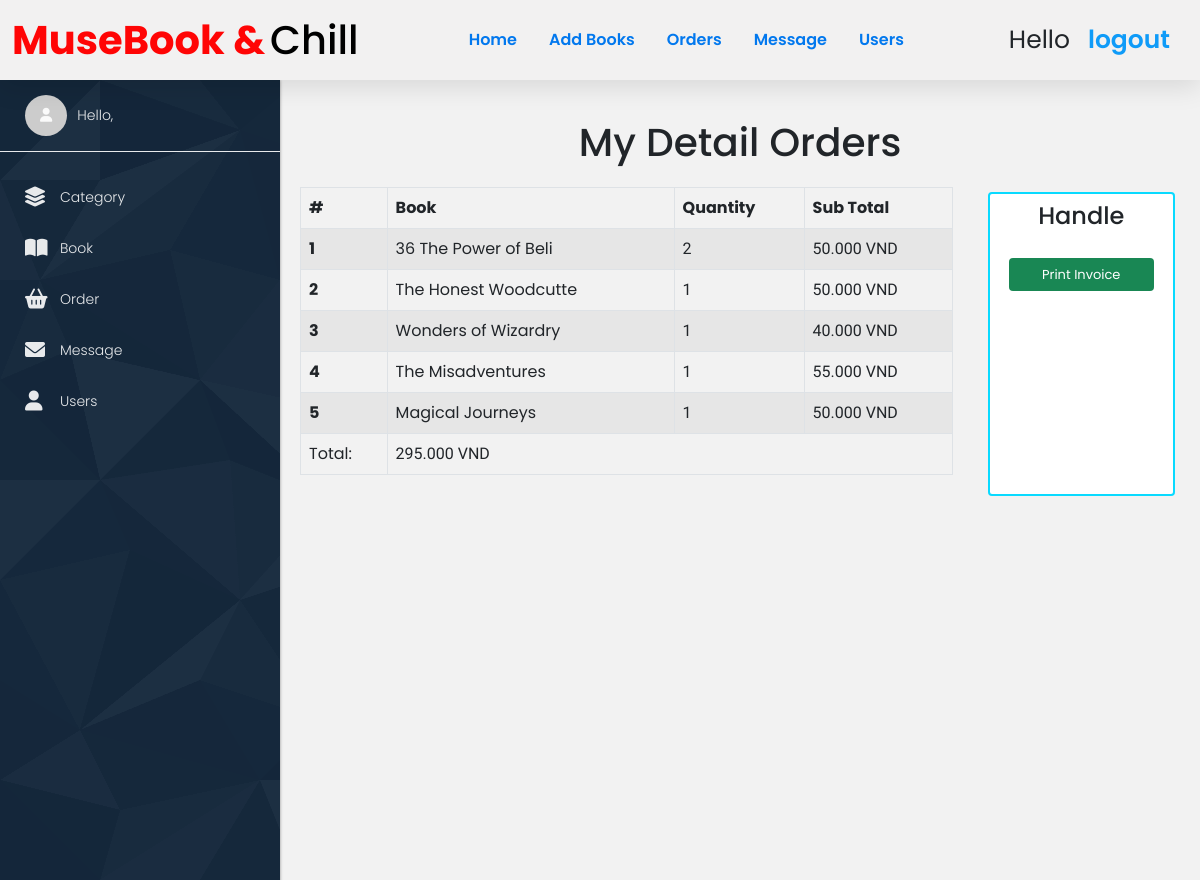
Screenshot of /detail_order.php?id=40 with the database file from the repository.
### tables this page shows
CREATE TABLE `orders` (
  `id` int(11) NOT NULL,
  `id_order` int(11) NOT NULL,
  `user_id` int(100) NOT NULL,
  `book` varchar(50) NOT NULL,
  `quantity` int(11) NOT NULL,
  `subtotal` int(10) NOT NULL,
  `total` int(11) NOT NULL
);

### detail_order.php (the view, shortened to what this page needs)
<?php
include 'config.php';
$id = isset($_GET['id']) && $_GET['id'] ? intval($_GET['id']) : 0;
?>
<!DOCTYPE html>
<html lang="en">
<head>
    <link rel="stylesheet" href="css/custom.css">
    <link rel="stylesheet" href="https://cdnjs.cloudflare.com/ajax/libs/font-awesome/6.0.0/css/all.min.css">
    <link href="https://cdn.jsdelivr.net/npm/bootstrap@5.0.2/dist/css/bootstrap.min.css" rel="stylesheet">
    <link rel="stylesheet" href="./css/admin.css">
    <link rel="stylesheet" href="https://cdnjs.cloudflare.com/ajax/libs/toastr.js/latest/toastr.min.css">
</head>
<body>
    <?php include 'admin_header.php'; ?>
    <div class="wrapper">
        <?php include './admin_sidebar.php' ?>
        <?php
        $select_orders_detail = mysqli_query($conn, "SELECT * FROM `orders` WHERE id_order = " . $id) or die('query failed');
        ?>
        <div class="container-admin">
            <?php
                if (mysqli_num_rows($select_orders_detail) > 0) {
            ?>
            <h1 class="title" style="text-align:center;margin:20px 0;font-size:39px;">My Detail Orders</h1>
            <div class="row">
                <div class="col-9">
                    <table class="table table-striped table-bordered form-pdf">
                        <thead>
                            <tr>
                                <th scope="col">#</th>
                                <th scope="col">Book</th>
                                <th scope="col">Quantity</th>
                                <th scope="col">Sub Total</th>
                            </tr>
                        </thead>
                        <tbody>
                            <?php
                                $i=0;
                                $total = 0;
                                while($oneOrder = mysqli_fetch_assoc($select_orders_detail)){
                                    $i++;
                                    $total += $oneOrder['total'];
                            ?>
                            <tr>
                                <th scope="row"><?=$i;?></th>
                                <td><?=$oneOrder['book']?></td>
                                <td class="price-font"><?=$oneOrder['quantity']?></td>
                                <td class="price-font"><?=number_format($oneOrder['subtotal'],0,',','.')?> VND</td>
                            </tr>
                            <?php
                                }
                            ?>
                            <tr>
                                <td>Total:</td>
                                <td class="price-font" colspan="3"><?=number_format($total,0,',','.');?> VND</td>
                            </tr>
                        </tbody>
                    </table>
                </div>
                <div class="col-3">
                    <div class="card rounded" style="height: 100% !important;">
                        <h4 class="text-center mt-2">Handle</h4>
                        <div class="mx-3 mt-3">
                            <a class="btn d-block btn-success print-invoice">Print Invoice</a>
                        </div>
                    </div>
                </div>
            </div>
            <?php } ?>
        </div>
    </div>
</body>
</html>

### css/custom.css (style rules this page uses)
.row { display: flex; flex-wrap: wrap; margin: 0 -15px; }
.col-3 { flex: 0 0 25%; max-width: 25%; padding: 0 15px; box-sizing: border-box; }
.col-9 { flex: 0 0 75%; max-width: 75%; padding: 0 15px; box-sizing: border-box; }
.btn { display: inline-block; font-weight: 400; text-align: center; white-space: nowrap; vertical-align: middle; user-select: none; border: 1px solid transparent; padding: 0.375rem 0.75rem; font-size: 13px; margin: 3px; line-height: 1.5; border-radius: 0.25rem; transition: color .15s ease-in-out, background-color .15s ease-in-out, border-color .15s ease-in-out, box-shadow .15s ease-in-out; }
.price-font { font-family: "Lalezar", system-ui; font-weight: 400; font-style: normal; }

### css/admin.css (style rules this page uses)
* { text-decoration: none; margin: 0; padding: 0; font-family: "Poppins", sans-serif; box-sizing: border-box; outline: none; border: none; }
.card { position: relative; display: flex; flex-direction: column; min-width: 0; word-wrap: break-word; background-color: #fff; background-clip: border-box; border-radius: 0.25rem; margin: 5px; border-radius: 0.5rem; border: 2px solid rgb(9, 218, 255); height: 362px; }
.btn:not(:disabled):not(.disabled) { cursor: pointer; }
.btn { display: inline-block; font-weight: 400; text-align: center; white-space: nowrap; vertical-align: middle; user-select: none; border: 1px solid transparent; padding: 0.375rem 0.75rem; font-size: 13px; margin: 3px; line-height: 1.5; border-radius: 0.25rem; transition: color .15s ease-in-out,background-color .15s ease-in-out,border-color .15s ease-in-out,box-shadow .15s ease-in-out; }
a { color: #ff0000; text-decoration: none; background-color: transparent; }
.wrapper { display: flex; height: 100%; }
.container-admin { flex: 1; padding: 20px 20px 20px 300px; background-color: #f2f2f2; height: 100vh; }
.row { display: flex; flex-wrap: wrap; margin: 0 -15px; }
.col-3 { flex: 0 0 25%; max-width: 25%; padding: 0 15px; box-sizing: border-box; }
.col-9 { flex: 0 0 75%; max-width: 75%; padding: 0 15px; box-sizing: border-box; }

### rows the page displays
orders: book "36 The Power of Beli", quantity "2", subtotal "50.000"
orders: book "The Honest Woodcutte", quantity "1", subtotal "50.000"
orders: book "Wonders of Wizardry", quantity "1", subtotal "40.000"
orders: book "The Misadventures", quantity "1", subtotal "55.000"
orders: book "Magical Journeys", quantity "1", subtotal "50.000"

### other values shown
$total "295.000"
